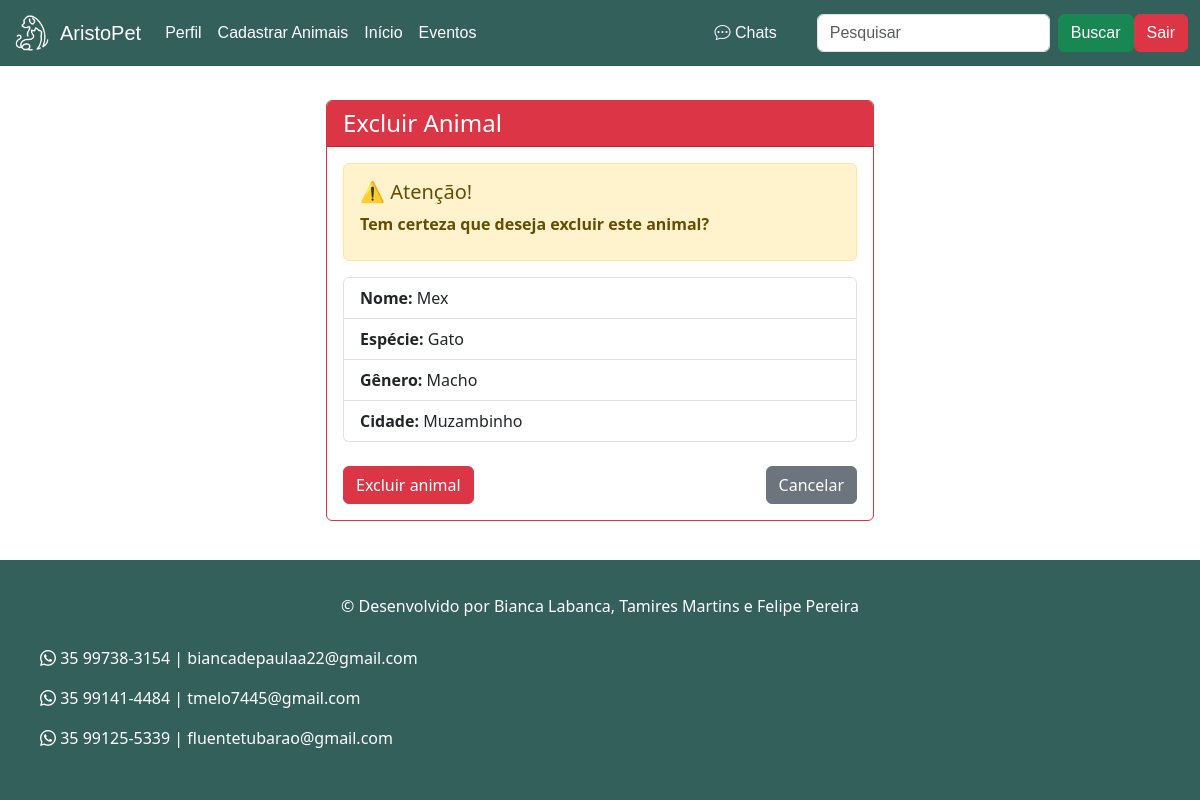
The app's page /deletaranimal/1/ (signed in) with its own data.
### app/models.py (models this page shows, shortened)
class Animal(models.Model):
    nome = models.CharField(max_length=100, verbose_name="Nome do Animal")
    especie = models.CharField(max_length=50, verbose_name="Espécie")
    genero = models.CharField(max_length=50, verbose_name="Gênero")
    cidade = models.CharField(max_length=100, verbose_name="Cidade")
    doador = models.ForeignKey(Pessoa, on_delete=models.CASCADE, verbose_name="Doador")
    descricao = models.TextField(blank=True, null=True)
    imagem = models.ImageField(upload_to='animais/', blank=True, null=True)
    class Meta:
        verbose_name = "Animal"
        verbose_name_plural = "Animais"

### app/views.py (the view)
# urls.py: path('deletaranimal/<int:pk>/', deletarAnimalView, name='deletaranimal'),
def deletarAnimalView(request, pk):
    animal = get_object_or_404(Animal, pk=pk)
    pessoa_id = request.session.get('pessoa_id')
    if not pessoa_id:
        messages.error(request, 'Você precisa estar logado para executar esta ação.')
        return redirect('login')
    if pessoa_id != animal.doador.id:
        messages.error(request, 'Você só pode excluir seus próprios animais.')
        return redirect('index')
    if request.method == 'POST':
        confirmacao = request.POST.get('confirmacao')
        if confirmacao == 'EXCLUIR':
            if animal.imagem:
                animal.imagem.delete(save=False)
            nome_animal = animal.nome
            animal.delete()
            messages.success(request, f'Animal "{nome_animal}" excluído com sucesso!')
            return redirect('index')
    else:
        return render(request, 'confirmar_exclusao_animal.html', {'animal': animal})

### app/templates/confirmar_exclusao_animal.html (shortened to what this page needs)
{% load static %}
<!DOCTYPE html>
<html lang="pt-br">
<head>
    <link href="https://cdn.jsdelivr.net/npm/bootstrap@5.3.7/dist/css/bootstrap.min.css" rel="stylesheet">
</head>
<body>
    {% include 'partials/header.html' %}
    <div class="container mt-4">
        <div class="row justify-content-center">
            <div class="col-md-6">
                <div class="card border-danger">
                    <div class="card-header bg-danger text-white">
                        <h4 class="mb-0">Excluir Animal</h4>
                    </div>
                    <div class="card-body">
                        <div class="alert alert-warning">
                            <h5>⚠️ Atenção!</h5>
                            <p class="mb-2"><strong>Tem certeza que deseja excluir este animal?</strong></p>
                        </div>
                        <ul class="list-group mb-4">
                            <li class="list-group-item"><strong>Nome:</strong> {{ animal.nome }}</li>
                            <li class="list-group-item"><strong>Espécie:</strong> {{ animal.especie }}</li>
                            <li class="list-group-item"><strong>Gênero:</strong> {{ animal.genero }}</li>
                            <li class="list-group-item"><strong>Cidade:</strong> {{ animal.cidade }}</li>
                        </ul>
                        <form method="post">
                            <div class="d-flex justify-content-between">
                                <button type="submit" class="btn btn-danger" onclick="return confirm('Tem certeza que deseja excluir este animal?')">
                                    Excluir animal
                                </button>
                                <a href="{% url 'index' %}" class="btn btn-secondary">Cancelar</a>
                            </div>
                        </form>
                    </div>
                </div>
            </div>
        </div>
    </div>
    {% include 'partials/footer.html' %}
</body>
</html>

### app/templates/partials/footer.html (style rules this page uses)
html, body { height: 100%; margin: 0; display: flex; flex-direction: column; }
.container { padding: 10px; }

### records on screen
Animal: nome "Mex", especie "Gato", genero "Macho", cidade "Muzambinho"
